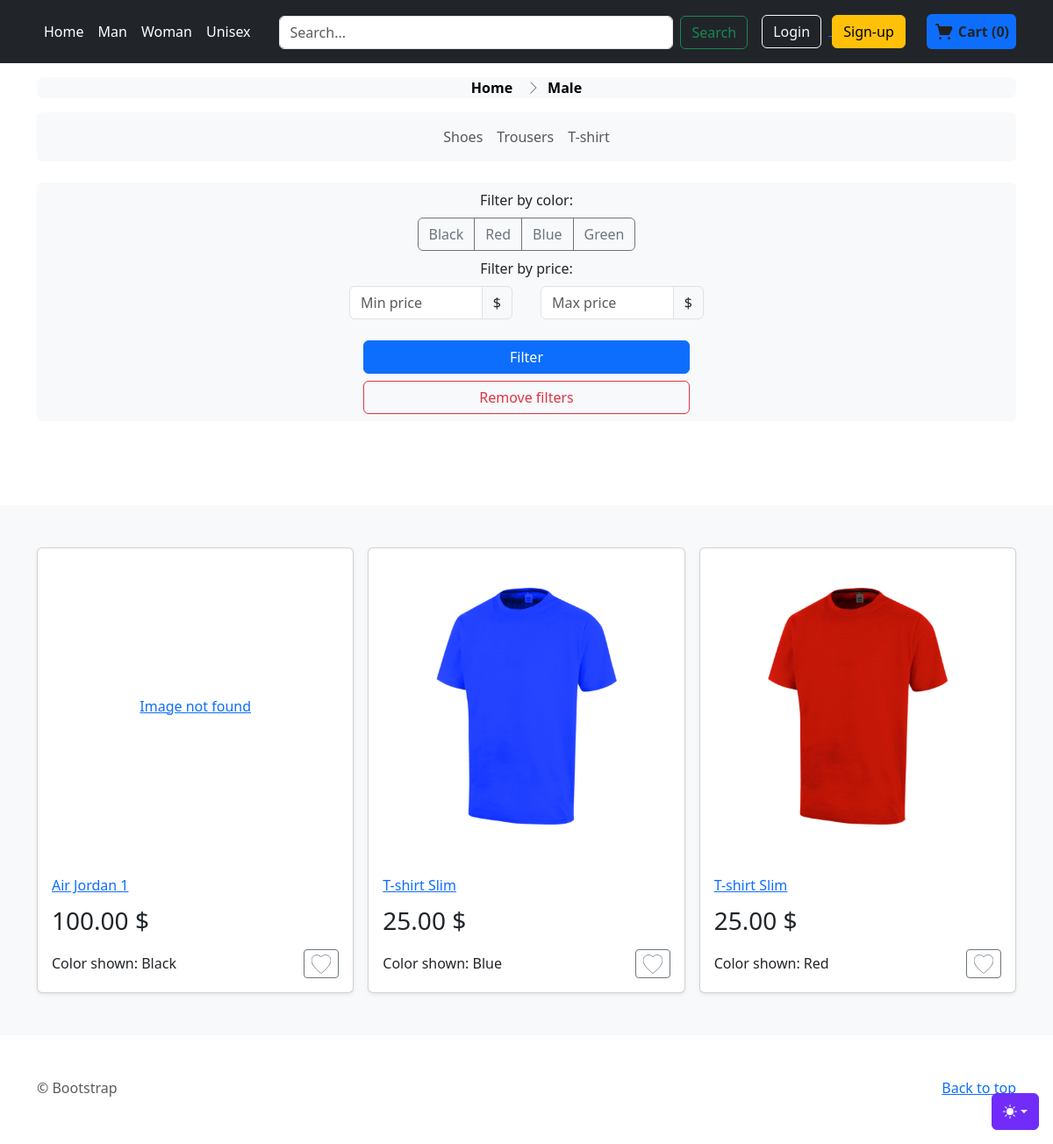
Screenshot of /Male with the database file from the repository.
### store/models.py (models this page shows, shortened)
class Product(models.Model):
    VARIANTS = (
        ('None', 'None'),
        ('Size', 'Size'),
        ('Color', 'Color'),
        ('Size-Color', 'Size-Color'),
    )
    GENDERS = (
        ('Male', 'Male'),
        ('Female', 'Female'),
        ('Unisex', 'Unisex')
    )
    name = models.CharField(max_length=255, null=False, blank=False)
    slug = models.SlugField(null=False, unique=True)
    category = models.ForeignKey(Category, null=True, blank=True, on_delete=models.CASCADE)
    description = models.TextField(null=True, blank=True)
    base_price = models.DecimalField(max_digits=10, decimal_places=2, null=False,blank=False)
    variant = models.CharField(max_length=10, choices=VARIANTS, default='None')
    date_added = models.DateTimeField(auto_now_add=True, null=True)
    gender = models.CharField(max_length=10, choices=GENDERS, default='Unisex')

class Category(models.Model):
    name = models.CharField(max_length=255)
    category_slug = models.SlugField(null=False, unique=True)
    def __str__(self):
        return self.name

class Color(models.Model):
    color_name = models.CharField(max_length=100)

class ProductVariant(models.Model):
    title = models.CharField(max_length=100, blank=True, null=True)
    product = models.ForeignKey(Product, on_delete=models.CASCADE)
    color = models.ForeignKey(Color, on_delete=models.CASCADE, blank=True, null=True)
    size = models.ForeignKey(Size, on_delete=models.CASCADE, blank=True, null=True)
    image_id = models.ForeignKey(Image, blank=True, null=True,on_delete=models.CASCADE)
    price = models.DecimalField(max_digits=12, decimal_places=2, default=0)
    quantity = models.IntegerField(default=1,null=False)
    purchased = models.PositiveIntegerField(default=0, null=False, blank=True)

class Image(models.Model):
    name = models.CharField(max_length=50, blank=True)
    product=models.ForeignKey(Product, on_delete=models.CASCADE)
    image = models.ImageField(blank=True, upload_to='static/images/')

### store/views.py (the view)
# urls.py: path('<str:gen>', views.store_view, name='gender-store')
def store_view(request, gen):
    products = ProductVariant.objects.select_related('product').filter(Q(quantity__gt=0) & (Q(product__gender=gen) | Q(product__gender='Unisex')))
    colors = Color.objects.all().distinct()
    products,applied_filters = filters(request, products)
    data = {
        'products': products,
        'gender': gen,
        'applied_filters': applied_filters,
        'colors': colors
    }
    return render(request, 'store/store.html', data | header_data(request))

### order/models.py (called while the page is built)
    def total_items(self):
        return sum(item.quantity for item in self.cartitem_set.all())

    def total_price(self):
        total = 0
        for item in self.cartitem_set.all():
            total += item.quantity * item.product.price
        return total

### order/views.py (called while the page is built)
def get_or_create_cart(request):
    if request.user.is_authenticated:
        cart, created = Cart.objects.get_or_create(user=request.user)
    else:
        session_cart_id = request.session.get('cart_id')
        if session_cart_id:
            cart, created = Cart.objects.get_or_create(session_id=session_cart_id)
        else:
            cart = Cart.objects.create(session_id=str(uuid.uuid4()))
            request.session['cart_id'] = cart.session_id
    return cart

def get_cart_products(cart):
    cart_items = CartItem.objects.filter(cart=cart).select_related('product')
    cart_products = [
        {
            'product_id': item.product.id,
            'name': item.product.title,
            'price': item.product.price,
            'quantity': item.quantity,
            'size': item.product.size.size_name,
            'color': item.product.color.color_name
        } for item in cart_items
    ]
    return cart_products

def cart_info(request):
    cart = get_or_create_cart(request)
    data_response = {
        'cart_products': get_cart_products(cart),
        'total_items': cart.total_items(),
        'total_price': cart.total_price()
    }
    return data_response

### store/views.py (called while the page is built)
def header_data(request):
    cart = get_or_create_cart(request)
    cart_items = CartItem.objects.filter(cart=cart).select_related('product')
    cart_products = [
        {
            'product_id': item.product.id,
            'name': item.product.title,
            'price': item.product.price,
            'quantity': item.product.quantity
        } for item in cart_items
    ]
    cart_product_ids = [item['product_id'] for item in cart_products]
    categories = Category.objects.all()
    data = {
        'cart_products': cart_products,
        'cart_product_ids': cart_product_ids,
        'total_items': cart.total_items(),
        'total_price': cart.total_price(),
        'genders': [gender[0] for gender in Product.GENDERS],
        'categories': categories
    }
    return data

### templates/store/store.html (shortened to what this page needs)
{% extends 'store/index.html' %}
{% load static %}
{% block styles %}
<link href="{%  static 'assets/dist/css/breadcrumbs.css' %}" rel="stylesheet">
<link rel="stylesheet" href="https://cdn.jsdelivr.net/npm/@docsearch/css@3">
<link href="{%  static 'assets/dist/css/bootstrap.min.css' %}" rel="stylesheet">
{% endblock styles %}
{% block categories %}
  <section class="pt-3 pb-5 text-center container">
        <div class="row pb-lg-5">
      <div class="mx-auto">
        <nav aria-label="breadcrumb">
    <ol class="breadcrumb breadcrumb-chevron p-1 bg-body-tertiary rounded-3 justify-content-center ">
      <li class="breadcrumb-item">
        <a class="link-body-emphasis fw-semibold text-decoration-none" href="{% url 'store:home' %}">Home</a>
      </li>
     <li class="breadcrumb-item">
        <a class="link-body-emphasis fw-semibold text-decoration-none" href="{% url 'store:gender-store' gen=gender %}">{{ gender }}</a>
      </li>
    </ol>
  </nav>
          <nav class="navbar navbar-expand-lg bg-body-tertiary rounded" aria-label="Thirteenth navbar example">
      <div class="container-fluid justify-content-center">
        <div class="collapse navbar-collapse d-lg-flex justify-content-center" id="navbarsExample11">
          <ul class="navbar-nav col-lg-6 justify-content-lg-center">
            {% for category in categories %}
                <li class="nav-item">
                    <a class="nav-link" href="{% url 'store:category' gen=gender category=category.category_slug %}">{{ category.name }}</a>
                </li>
            {% endfor %}
          </ul>
        </div>
      </div>
    </nav>
      {% block filters %}
    <form method="GET" action="" class="bg-body-tertiary py-2 mt-4 rounded d-flex flex-column">
        <span class="text-center">Filter by color:</span>
        <div class="col-lg-2 justify-content-center w-100 my-2 overflow-x-auto">
            <div class="btn-group justify-content-center" role="group" aria-label="Basic checkbox toggle button group">
                {% for color in colors %}
                  <label class="btn btn-outline-secondary" for="btncheck_{{ color.id }}">{{ color.color_name }}</label>
                {% endfor %}
            </div>
        </div>
        <span class="text-center">Filter by price:</span>
        <div class="d-flex justify-content-center my-2">
            <div class="col-lg-2 mx-3">
                <div class="input-group mb-3 ">
                  <input type="number" class="form-control" aria-label="Amount (to the nearest dollar)" min="0" id="min_price" name="min_price" placeholder="Min price" value="{{ applied_filters.min_price }}">
                  <span class="input-group-text">$</span>
                </div>
            </div>
            <div class="col-lg-2 mx-3">
                    <div class="input-group mb-3 ">
                      <input type="number" class="form-control" aria-label="Amount (to the nearest dollar)" id="max_price" min="0" name="max_price" placeholder="Max price" value="{{ applied_filters.max_price }}">
                      <span class="input-group-text">$</span>
                    </div>
            </div>
        </div>
        <div class="d-grid gap-2 col-4 mx-auto">
            <button type="submit" class="btn btn-primary">Filter</button>
            <a class="btn btn-outline-danger" href="#" role="button">Remove filters</a>
        </div>
    </form>
          {% endblock filters %}
      </div>
    </div>
  </section>
{% endblock categories %}

### templates/store/index.html (shortened to what this page needs)
{% load static %}
<!doctype html>
<html lang="en" data-bs-theme="auto">
  <head><script src="{% static 'assets/js/color-modes.js' %}"></script>
    <link rel="stylesheet" href="https://cdn.jsdelivr.net/npm/@docsearch/css@3">
<link href="{%  static 'assets/dist/css/bootstrap.min.css' %}" rel="stylesheet">
<link href="{%  static 'assets/dist/css/store.css' %}" rel="stylesheet">
      {% block styles %}
      {% endblock styles %}
  </head>
  <body>
    <div class="dropdown position-fixed bottom-0 end-0 mb-3 me-3 bd-mode-toggle">
      <button class="btn btn-bd-primary py-2 dropdown-toggle d-flex align-items-center"
              id="bd-theme"
              type="button"
              aria-expanded="false"
              data-bs-toggle="dropdown"
              aria-label="Toggle theme (auto)">
        <svg class="bi my-1 theme-icon-active" width="1em" height="1em"><use href="#circle-half"></use></svg>
      </button>
    </div>
  <header class="p-3 text-bg-dark">
    <div class="container">
      <div class="d-flex flex-wrap align-items-center justify-content-between">
        <ul class="nav col-12 col-lg-auto mb-2 justify-content-center mb-md-0">
            <li><a href="{% url 'store:home' %}" class="nav-link px-2 text-white">Home</a></li>
            <li><a href="{% url 'store:gender-store' 'Male' %}" class="nav-link px-2 text-white">Man</a></li>
            <li><a href="{% url 'store:gender-store' 'Female' %}" class="nav-link px-2 text-white">Woman</a></li>
            <li><a href="{% url 'store:gender-store' 'Unisex' %}" class="nav-link px-2 text-white">Unisex</a></li>
        </ul>
        <form method="GET" action="{% url 'store:search' %}" class="m-auto col-lg-auto mb-3 mb-lg-0 me-lg-3 flex-grow-1 mx-4" role="search">
            <div class="d-flex">
                <input class="form-control me-2" type="search" placeholder="Search..." aria-label="Search" name="searched">
                <button class="btn btn-outline-success" type="submit">Search</button>
            </div>
        </form>
      <div class="m-auto d-flex justify-content-between align-items-center">
          {% if user.is_authenticated %}
            <div class="dropdown text-end me-4">
          <a href="#" class="d-block link-body-emphasis text-decoration-none dropdown-toggle text-white" data-bs-toggle="dropdown" aria-expanded="false">
              {% if user.first_name %}
                Hi, {{ user.first_name }}!
              {% else %}
                Hi, {{ user.username }}!
              {% endif %}
          </a>
          <ul class="dropdown-menu text-small" style="">
            <li><a class="dropdown-item" href="{% url 'order:orders' %}">Orders</a></li>
            <li><a class="dropdown-item" href="{% url 'accounts:profile' %}">Profile</a></li>
            <li><hr class="dropdown-divider"></li>
            <li><a class="dropdown-item text-danger" href="{% url 'accounts:logout' %}">Log out</a></li>
          </ul>
        </div>
          {% else %}
            <div class="text-end">
            <a href="{% url 'accounts:login' %}">
              <button type="button" class="btn btn-outline-light me-2">Login</button>
            </a>
            <a href="{% url 'accounts:sign-up' %}">
                <button type="button" class="btn btn-warning me-4">Sign-up</button>
            </a>
        </div>
          {% endif %}
<div class="d-flex justify-content-center align-items-center rounded bg-primary p-2">
    <a href="{% url 'order:cart-overview' %}" class="d-flex justify-content-center text-decoration-none align-items-center" style="width: 100%; height: 100%;">
        <span class="ml-1 fw-bold text-dark" id="cart-total">
            Cart ({{ total_items }})
        </span>
    </a>
</div>
      </div>
      </div>
    </div>
  </header>
<main>
    {% block categories %}{% endblock categories %}
  <div class="album py-5 bg-body-tertiary">
    <div class="container">
        {% block content %}
      <div class="row row-cols-1 row-cols-sm-2 row-cols-md-3 g-3">
          {% if products %}
              {% for article in products %}
                <div class="col">
              <div class="card shadow-sm">
                  <a href="{% url 'store:product-detail' gen=article.product.gender category=article.product.category  id=article.id %}">
                      <div class="image-container">
                          {% if article.image_id %}
                            <img class="product-image" src="{{ article.image_id.image.url }}" alt="{{ article.image_id.name }}" >
                          {% else %}
                            <span>Image not found</span>
                          {% endif %}
                      </div>
                  </a>
                      <div class="card-body">
                    <a href="{% url 'store:product-detail' gen=article.product.gender category=article.product.category id=article.id %}">
                  <h2 class="name-article">{{ article.product.name }} </h2>
                        </a>
                  <span class="price">{{ article.price }} $</span>
                    <div class="d-flex justify-content-between align-items-center">
                    <span>Color shown: {{ article.color.color_name }}</span>
                        <div class="btn-group">
                      <button type="button" class="btn btn-sm btn-outline-secondary add-to-favourites">
                      </button>
                    </div>
                  </div>
                </div>
              </div>
            </div>
              {% endfor %}
          {% else %}
              <p class="lead text-body-secondary w-100 text-center">No products found</p>
          {% endif %}
      </div>
        {% endblock content %}
    </div>
  </div>
</main>
<footer class="text-body-secondary py-5">
  <div class="container">
    <p class="float-end mb-1">
      <a href="#">Back to top</a>
    </p>
    <p class="mb-1"> &copy; Bootstrap</p>
  </div>
</footer>
    </body>
</html>

### templates/store/index.html (style rules this page uses)
.bi { vertical-align: -.125em; fill: currentColor; }
.btn-bd-primary { --bd-violet-bg: #712cf9; --bd-violet-rgb: 112.520718, 44.062154, 249.437846; --bs-btn-font-weight: 600; --bs-btn-color: var(--bs-white); --bs-btn-bg: var(--bd-violet-bg); --bs-btn-border-color: var(--bd-violet-bg); --bs-btn-hover-color: var(--bs-white); --bs-btn-hover-bg: #6528e0; --bs-btn-hover-border-color: #6528e0; --bs-btn-focus-shadow-rgb: var(--bd-violet-rgb); --bs-btn-active-color: var(--bs-btn-hover-color); --bs-btn-active-bg: #5a23c8; --bs-btn-active-border-color: #5a23c8; }
.bd-mode-toggle { z-index: 1500; }

### rows the page displays
Product: gender "Male"
Category: name "Shoes"
Category: name "Trousers"
Category: name "T-shirt"
Color: color_name "Black"
Color: color_name "Red"
Color: color_name "Blue"
Color: color_name "Green"
ProductVariant: shows "Image not found", product.name "Air Jordan 1", price "100.00", color.color_name "Black"
ProductVariant: image_id.image (picture), product.name "T-shirt Slim", price "25.00", color.color_name "Blue"
ProductVariant: image_id.image (picture), product.name "T-shirt Slim", price "25.00", color.color_name "Red"

### other values shown
{{ total_items }} "0"
